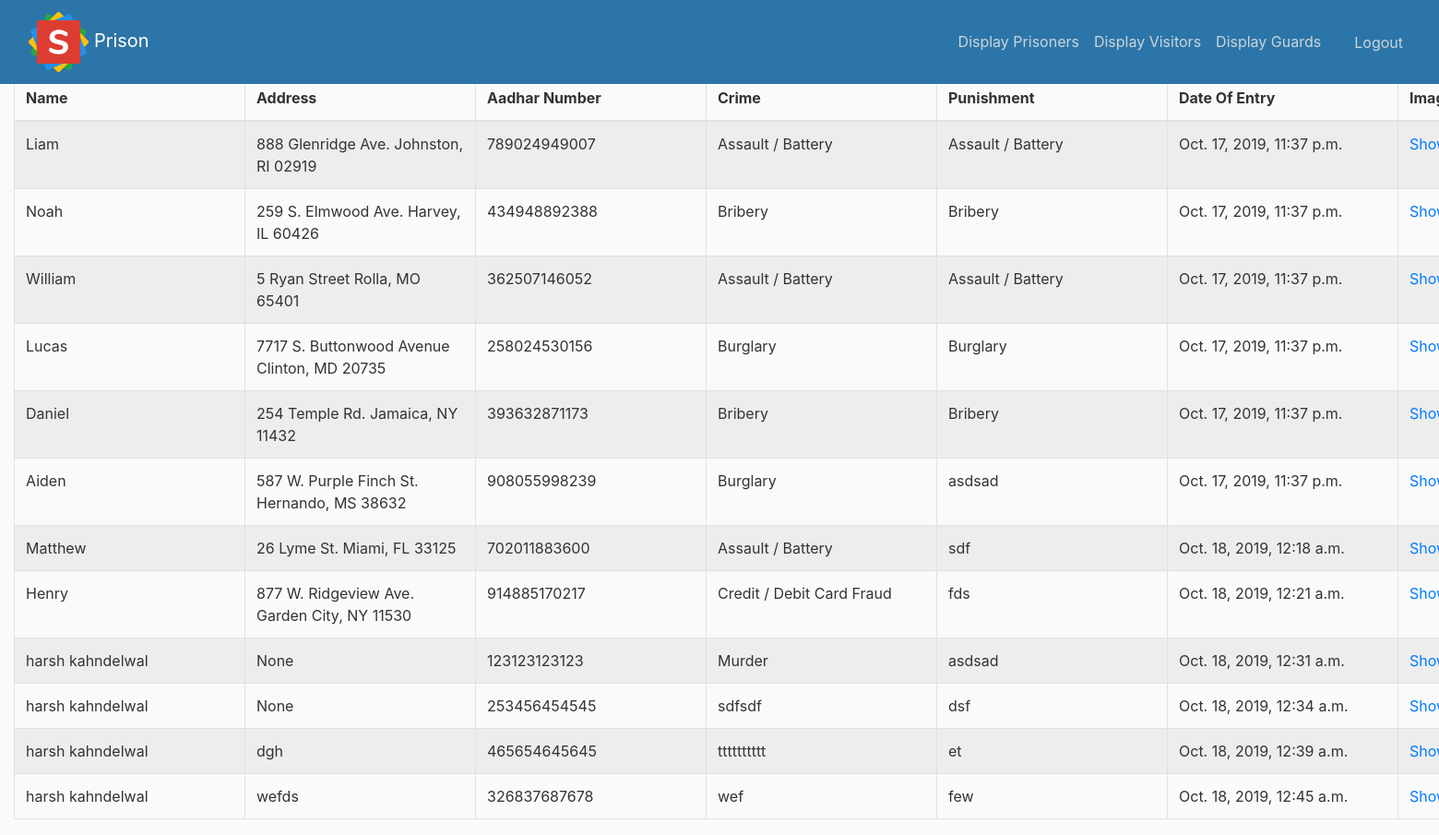
/displaypri/ (signed in), run on the app's committed database.
### testapp/models.py (models this page shows, shortened)
class prisoner(models.Model):
    address=models.CharField(max_length=100)
    name=models.CharField(max_length=50)
    prisoner_aadhar_no=models.BigIntegerField(primary_key=True)
    crime=models.CharField(max_length=100)
    punishment=models.CharField(max_length=100)
    date_of_entry=models.DateTimeField(default=datetime.now())
    image=models.ImageField(upload_to='images/')

### testapp/views.py (the view)
# urls.py: path('displaypri/',user_views.displaypri,name='displaypri'),
@login_required
def displaypri(request):
    a=prisoner.objects.all()
    return render(request,"testapp/displaypri.html",{'a':a})

### templates/testapp/displaypri.html (shortened to what this page needs)
{% extends "testapp/base.html" %}
{%block content%}
<table class="table table-striped table-hover table-bordered" style="table-layout:fixed; overflow-y:none;"  >
  <thead class='bg-coral'>
    <tr>
      <th scope="col" style="width:250px">Name</th>
      <th scope="col" style="width:250px">Address</th>
      <th scope="col" style="width:250px">Aadhar Number</th>
      <th scope="col" style="width:250px">Crime</th>
      <th scope="col" style="width:250px">Punishment</th>
      <th scope="col" style="width:250px">Date Of Entry</th>
      <th scope="col" style="width:250px">Image</th>
      </tr>
  </thead>
  <tbody>
    {% for i in a %}
    <tr>
      <td style='word-wrap:break-word'>{{i.name}}</td>
      <td style='word-wrap:break-word'>{{i.address}}</td>
      <td style='word-wrap:break-word'>{{i.prisoner_aadhar_no}}</td>
      <td style='word-wrap:break-word'>{{i.crime}}</td>
      <td style='word-wrap:break-word'>{{i.punishment}}</td>
      <td style='word-wrap:break-word'>{{i.date_of_entry}}</td>
      <td style='word-wrap:break-word'><a href="{{i.image.url}}">Show Image</a></td>
    </tr>
    {% endfor %}
  </tbody>
</table>
{%endblock content%}

### templates/testapp/base.html (shortened to what this page needs)
{% load staticfiles %}
<!DOCTYPE html>
<html>
<head>
    <link rel="stylesheet" href="https://maxcdn.bootstrapcdn.com/bootstrap/4.0.0/css/bootstrap.min.css">
    <link rel="stylesheet" type="text/css" href="{% static 'css/main.css' %}">
</head>
<body>
    <header class="site-header">
      <nav class="navbar navbar-expand-md navbar-dark fixed-top" style="background-color:#2c75a8">
        <div class="container-fluid">
          <a class="navbar-brand mr-4" href="{% url 'home' %}"><img src="{%static 'assets/img/sb-logo.svg'%}" alt=""/>
Prison</a>
          <div class="collapse navbar-collapse" id="navbarToggle">
            <div class="navbar-nav">
              <a class="nav-item nav-link" href="{%url 'displaypri'%}">Display Prisoners</a>
              <a class="nav-item nav-link" href="{%url 'displayvis'%}">Display Visitors</a>
              <a class="nav-item nav-link" href="#">Display Guards</a>
              {% if user.is_authenticated %}
              <a class="nav-item nav-link" style="margin-left:20px;margin-top:1px" href="{% url 'logout' %}">Logout</a>
              </div>
              {% endif %}
            </div>
          </div>
      </nav>
    </header>
    <main role="main" class="container-fluid">
      <div class="row">
        <div class="col-md-3"></div>
        <div class="col-md">
          {% block content %}{% endblock %}
        </div>
      </div>
    </main>
</body>
</html>

### static/css/main.css (style rules this page uses)
body { background: #fafafa; color: #333333; margin-top: 5rem; }
.site-header .navbar-nav .nav-link { color: #cbd5db; }

### data on the page
prisoner: name "Liam", address "888 Glenridge Ave. Johnston, RI 02919", prisoner_aadhar_no "789024949007", crime "Assault / Battery", punishment "Assault / Battery", date_of_entry "Oct. 17, 2019, 11:37 p.m."
prisoner: name "Noah", address "259 S. Elmwood Ave. Harvey, IL 60426", prisoner_aadhar_no "434948892388", crime "Bribery", punishment "Bribery", date_of_entry "Oct. 17, 2019, 11:37 p.m."
prisoner: name "William", address "5 Ryan Street Rolla, MO 65401", prisoner_aadhar_no "362507146052", crime "Assault / Battery", punishment "Assault / Battery", date_of_entry "Oct. 17, 2019, 11:37 p.m."
prisoner: name "Lucas", address "7717 S. Buttonwood Avenue Clinton, MD 20735", prisoner_aadhar_no "258024530156", crime "Burglary", punishment "Burglary", date_of_entry "Oct. 17, 2019, 11:37 p.m."
prisoner: name "Daniel", address "254 Temple Rd. Jamaica, NY 11432", prisoner_aadhar_no "393632871173", crime "Bribery", punishment "Bribery", date_of_entry "Oct. 17, 2019, 11:37 p.m."
prisoner: name "Aiden", address "587 W. Purple Finch St. Hernando, MS 38632", prisoner_aadhar_no "908055998239", crime "Burglary", punishment "asdsad", date_of_entry "Oct. 17, 2019, 11:37 p.m."
prisoner: name "Matthew", address "26 Lyme St. Miami, FL 33125", prisoner_aadhar_no "702011883600", crime "Assault / Battery", punishment "sdf", date_of_entry "Oct. 18, 2019, 12:18 a.m."
prisoner: name "Henry", address "877 W. Ridgeview Ave. Garden City, NY 11530", prisoner_aadhar_no "914885170217", crime "Credit / Debit Card Fraud", punishment "fds", date_of_entry "Oct. 18, 2019, 12:21 a.m."
prisoner: name "harsh kahndelwal", address "None", prisoner_aadhar_no "123123123123", crime "Murder", punishment "asdsad", date_of_entry "Oct. 18, 2019, 12:31 a.m."
prisoner: name "harsh kahndelwal", address "None", prisoner_aadhar_no "253456454545", crime "sdfsdf", punishment "dsf", date_of_entry "Oct. 18, 2019, 12:34 a.m."
prisoner: name "harsh kahndelwal", address "dgh", prisoner_aadhar_no "465654645645", crime "tttttttttt", punishment "et", date_of_entry "Oct. 18, 2019, 12:39 a.m."
prisoner: name "harsh kahndelwal", address "wefds", prisoner_aadhar_no "326837687678", crime "wef", punishment "few", date_of_entry "Oct. 18, 2019, 12:45 a.m."
